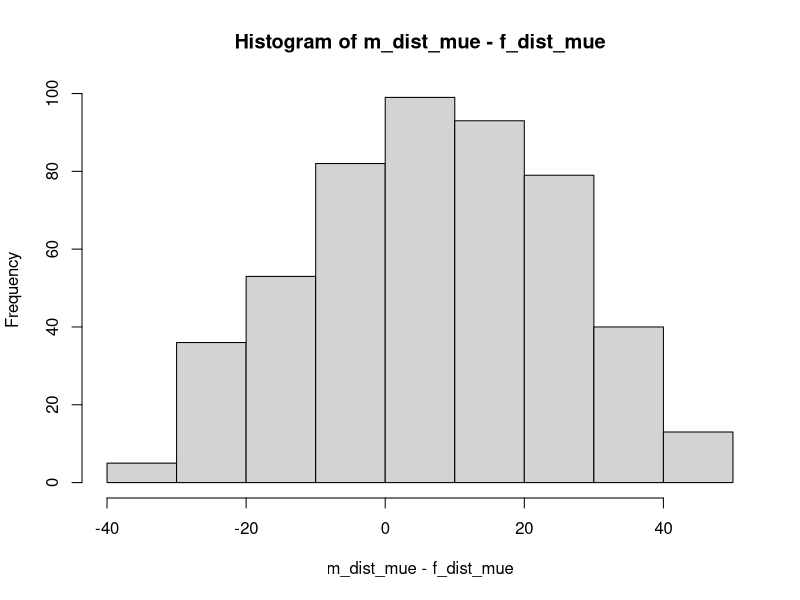

The R script that drew this image:
rm(list=ls())
graphics.off()


nf <- 500
nm <- 500

# Femelles :
	
	f_no <- c(1:nf)
	f_taille <- round(rnorm(nf,2,0.2),3)  
	f_max_dist_mue <- round((6.75+14.83*f_taille),2)
	f_dist_mue <- round((runif(nf, min=0, max=f_max_dist_mue)),2)
	f_date_receptivite <-round((f_max_dist_mue/2),2)
	f_age <- numeric(nf)
	f_nb_mue <- numeric(nf)
	f_no_male <- numeric(nf)
	f_taille_male <- numeric(nf)
	f_dist_mue_male <- numeric(nf)

	# Males :

	m_no <- c(1:nm)
	m_taille <- round(rnorm(nm,2.75,0.2),3)
	m_max_dist_mue <- round((6.75+14.83*m_taille),2)	
	m_dist_mue <- round((runif(nm, min=0, max=m_max_dist_mue)),2)
	m_age <- numeric(nm)
	m_nb_mue <- numeric(nm)
	m_no_femelle <- numeric(nm)
	m_taille_femelle <- numeric(nm)
	m_dist_mue_femelle <- numeric(nm)
	
	
	
	hist(m_dist_mue - f_dist_mue)
	x <- m_dist_mue - f_dist_mue
	
	y <- length(x[x < 0])/500
	
	y
	